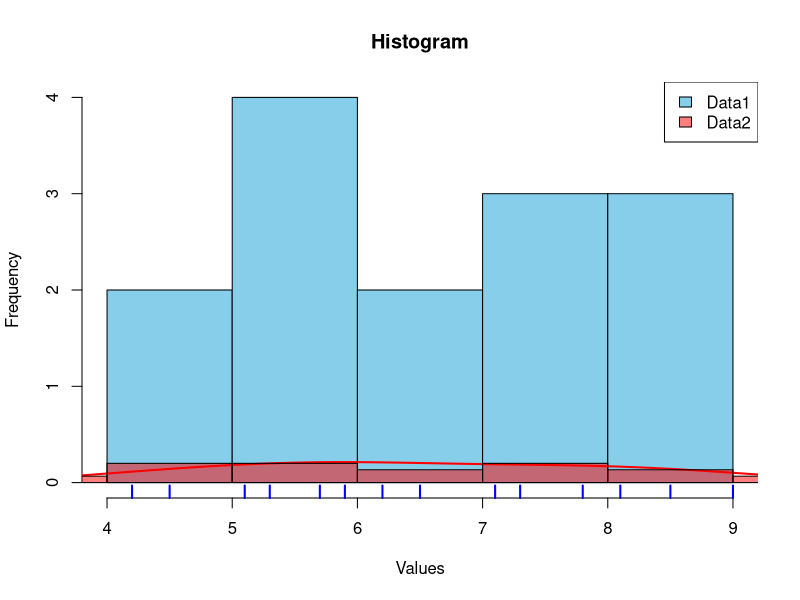

Write R code to recreate this figure.
# Filename: _042_histograms.R
# Title: Histograms in R
# Author: Raghava | GitHub: @raghavtwenty
# Date Created: June 15, 2024 | Last Updated: June 15, 2024
# Language: R | Version: 4.4.0

# Create data vectors
data1 <- c(4.2, 4.5, 5.1, 5.3, 5.7, 5.9, 6.2, 6.5, 7.1, 7.3, 7.8, 8.1, 8.5, 9.0)
data2 <- c(3.8, 4.1, 4.5, 4.9, 5.3, 5.6, 6.0, 6.4, 6.8, 7.2, 7.6, 8.0, 8.3, 8.7, 9.1)

# Basic histogram for data1
hist(data1,
    main = "Histogram",
    xlab = "Values",
    ylab = "Frequency",
    col = "skyblue",
    border = "black")

# main sets the main title of the plot
# xlab and ylab set the labels for x and y axes

# Adding density line
lines(density(data1), col = "red", lwd = 2)
# col sets the color of the line
# lwd sets the width of the line

# Adding rug plot (ticks at the bottom indicating individual data points)
rug(data1, col = "blue", lwd = 2)

# rug adds a rug plot
# col sets the color of the ticks
# lwd sets the width of the ticks

# Adding a second histogram for data2 in the same plot
hist(data2,
    breaks = 5,
    main = "Overlayed Histograms",
    xlab = "Values",
    ylab = "Density",
    col = rgb(1, 0, 0, 0.5),
    border = "black",
    probability = TRUE,
    add = TRUE)

# rgb creates a color with transparency (alpha)
# add = TRUE adds this histogram to the existing plot

# Adding legend
legend("topright",
    legend = c("Data1", "Data2"),
    fill = c("skyblue", rgb(1, 0, 0, 0.5)),
    border = "black")

# "topright" specifies the position of the legend
# fill sets the fill color for legend items
